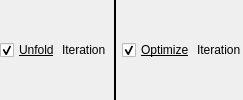
					<widget class="QWidget" name="Widget_06" native="true">
						<property name="layoutDirection">
							<enum>Qt::LeftToRight</enum>
						</property>
						<layout class="QHBoxLayout" name="horizontalLayout_4">
							<property name="spacing">
								<number>2</number>
							</property>
							<property name="leftMargin">
								<number>0</number>
							</property>
							<property name="topMargin">
								<number>0</number>
							</property>
							<property name="rightMargin">
								<number>0</number>
							</property>
							<property name="bottomMargin">
								<number>0</number>
							</property>
							<item>
								<widget class="QCheckBox" name="Check_Unfold">
									<property name="sizePolicy">
										<sizepolicy hsizetype="Fixed" vsizetype="Ignored">
											<horstretch>0</horstretch>
											<verstretch>0</verstretch>
										</sizepolicy>
									</property>
									<property name="minimumSize">
										<size>
											<width>0</width>
											<height>25</height>
										</size>
									</property>
									<property name="font">
										<font>
											<underline>true</underline>
										</font>
									</property>
									<property name="text">
										<string>Unfold</string>
									</property>
									<property name="checked">
										<bool>true</bool>
									</property>
								</widget>
							</item>
							<item>
								<widget class="QLabel" name="Label_UnfoldIteration">
									<property name="sizePolicy">
										<sizepolicy hsizetype="Fixed" vsizetype="Ignored">
											<horstretch>0</horstretch>
											<verstretch>0</verstretch>
										</sizepolicy>
									</property>
									<property name="minimumSize">
										<size>
											<width>0</width>
											<height>25</height>
										</size>
									</property>
									<property name="text">
										<string>Iteration</string>
									</property>
								</widget>
							</item>
							<item>
								<widget class="QSpinBox" name="Int_UnfoldIteration">
									<property name="sizePolicy">
										<sizepolicy hsizetype="Ignored" vsizetype="Ignored">
											<horstretch>0</horstretch>
											<verstretch>0</verstretch>
										</sizepolicy>
									</property>
									<property name="minimumSize">
										<size>
											<width>0</width>
											<height>25</height>
										</size>
									</property>
									<property name="alignment">
										<set>Qt::AlignCenter</set>
									</property>
									<property name="buttonSymbols">
										<enum>QAbstractSpinBox::PlusMinus</enum>
									</property>
									<property name="minimum">
										<number>1</number>
									</property>
									<property name="maximum">
										<number>65536</number>
									</property>
									<property name="value">
										<number>4</number>
									</property>
								</widget>
							</item>
							<item>
								<widget class="Line" name="line_3">
									<property name="sizePolicy">
										<sizepolicy hsizetype="Fixed" vsizetype="Ignored">
											<horstretch>0</horstretch>
											<verstretch>0</verstretch>
										</sizepolicy>
									</property>
									<property name="minimumSize">
										<size>
											<width>10</width>
											<height>25</height>
										</size>
									</property>
									<property name="frameShadow">
										<enum>QFrame::Plain</enum>
									</property>
									<property name="lineWidth">
										<number>2</number>
									</property>
									<property name="orientation">
										<enum>Qt::Vertical</enum>
									</property>
								</widget>
							</item>
							<item>
								<widget class="QCheckBox" name="Check_Optimize">
									<property name="sizePolicy">
										<sizepolicy hsizetype="Fixed" vsizetype="Ignored">
											<horstretch>0</horstretch>
											<verstretch>0</verstretch>
										</sizepolicy>
									</property>
									<property name="minimumSize">
										<size>
											<width>0</width>
											<height>25</height>
										</size>
									</property>
									<property name="font">
										<font>
											<underline>true</underline>
										</font>
									</property>
									<property name="text">
										<string>Optimize</string>
									</property>
									<property name="checked">
										<bool>true</bool>
									</property>
								</widget>
							</item>
							<item>
								<widget class="QLabel" name="Label_OptimizeIteration">
									<property name="sizePolicy">
										<sizepolicy hsizetype="Fixed" vsizetype="Ignored">
											<horstretch>0</horstretch>
											<verstretch>0</verstretch>
										</sizepolicy>
									</property>
									<property name="minimumSize">
										<size>
											<width>0</width>
											<height>25</height>
										</size>
									</property>
									<property name="text">
										<string>Iteration</string>
									</property>
								</widget>
							</item>
							<item>
								<widget class="QSpinBox" name="Int_OptimizeIteration">
									<property name="sizePolicy">
										<sizepolicy hsizetype="Ignored" vsizetype="Ignored">
											<horstretch>0</horstretch>
											<verstretch>0</verstretch>
										</sizepolicy>
									</property>
									<property name="minimumSize">
										<size>
											<width>0</width>
											<height>25</height>
										</size>
									</property>
									<property name="alignment">
										<set>Qt::AlignCenter</set>
									</property>
									<property name="buttonSymbols">
										<enum>QAbstractSpinBox::PlusMinus</enum>
									</property>
									<property name="minimum">
										<number>1</number>
									</property>
									<property name="maximum">
										<number>65536</number>
									</property>
									<property name="value">
										<number>4</number>
									</property>
								</widget>
							</item>
						</layout>
					</widget>
